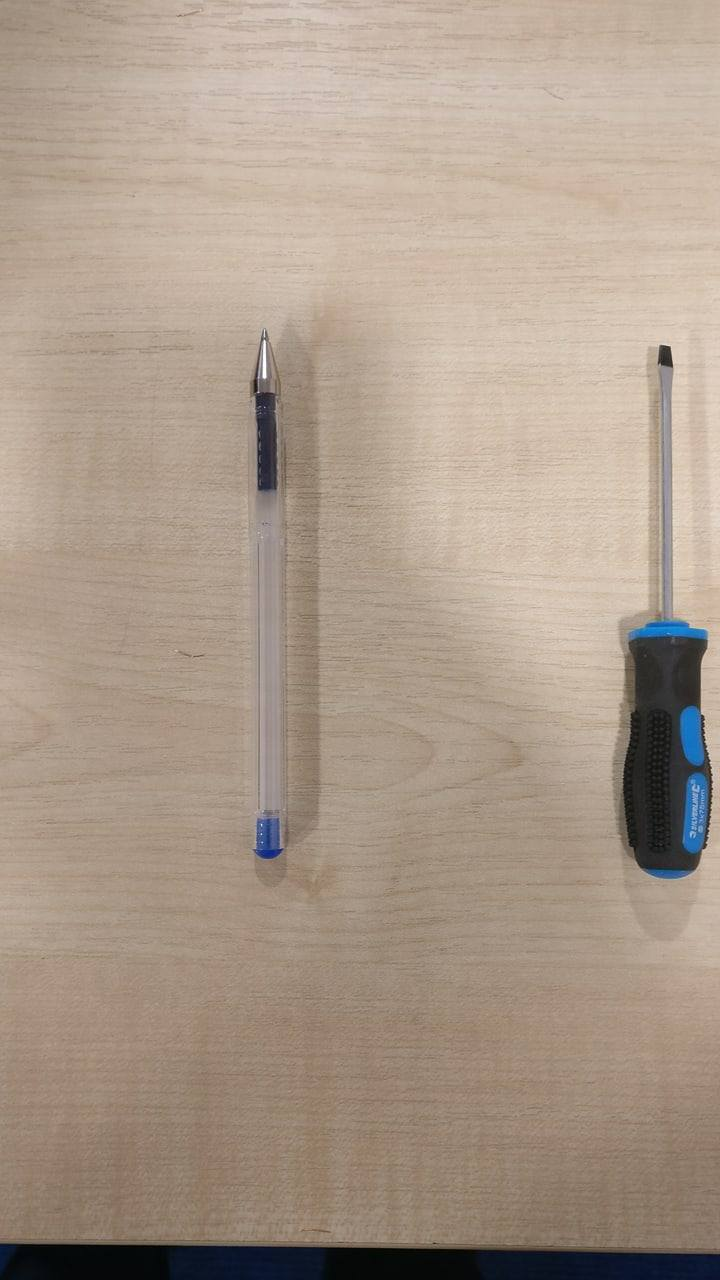
#> input picture Image_Left_1.jpg, 720 x 1280 px
$ python main.py
#> lines starting #> are read from the running program, lines starting #| are printed output that depends on the picture
### ImageStitching.py
import numpy as np
import cv2
sift = cv2.xfeatures2d.SIFT_create() # Calling the SIFT algorithm

#IMAGES ALREADY NEED TO A COMBINED FORM OF THE TWO IMAGES
class Stitcher:
#    def __init__(self):
#        self.isv3 = imutils.is_cv3()
          #Checks which CV version being used as large differencesthe different versions

        # unpack the images, then detect keypoints and extract
	 # local invariant descriptors from them
      #images is list of (two) images that we are going to stitch together to form the panorama
      #reprojThresh  which is the maximum pixel “wiggle room” allowed by the RANSAC algorithm like deadband
    def stitch(self,images,ratio=0.75,reprojThresh=10,showMatches=False):
        (image_left,image_right)=images
        (X_left,Y_left)=self.detectAndDescribe(image_left)
        (X_right,Y_right)=self.detectAndDescribe(image_right)
        #The ordering to the images  list is important: we expect images to be supplied in left-to-right order.
        #Match features of the two images
        #OR GEBERATE A CRITICAL VALUE FOR M TO FIND THE BEST IMAGE QUALITY
        for i in range(10):
            M=self.matchKeypoints(X_left,X_right,Y_left,Y_right)
        if M is None:
            print("Not Enough matching points found")
       # MATCHES gives a list of keypoint not necessarily matched
       # STATUS a list of indexes to indicate which keypoints in matches  were successfully spatially verified using RANSAC.
        (matches, H, status) = M
    # Shape out of the output image is the sum of the lengths of both images and then using the height of the second image
        result = cv2.warpPerspective(image_left, H,(image_left.shape[1] + image_right.shape[1], image_left.shape[0]))
    # HERE image_left variable defines the right image
        result[0:image_right.shape[0], 0:image_right.shape[1]] = image_right

# check to see if the keypoint matches should be visualiz
        if showMatches:
            vis = self.drawMatches(image_left, image_right, X_left, X_right, matches,status)
            return (result,vis)
        return result #This is waht the function returns

#     Method accepts an image, then detects keypoints and extracts local invariant descriptors
    def detectAndDescribe(self, image):
        # detect and extract features from the image
        descriptor = cv2.xfeatures2d.SIFT_create()
        (kps, features) = descriptor.detectAndCompute(image, None)
        # convert the keypoints from KeyPoint objects to NumPy  arrays
        kps = np.float32([kp.pt for kp in kps])
        return (kps, features)

    def matchKeypoints(self,X_left,X_right,Y_left,Y_right,ratio=0.75,reprojThresh=10):
        # compute the raw matches and initialize the list of actual# matches
        matcher = cv2.DescriptorMatcher_create("BruteForce")
        #performs k-NN matching between the two feature vector sets using k=2
        #(indicating the top two matches for each feature vector are returned)
        #The reason we want the top two matches rather than just the top one match is because
        #we need to apply David Lowe’s ratio test for false-positive match pruning
        rawMatches = matcher.knnMatch(Y_left, Y_right, 2)
        matches=[]
    #loop over the matches
        for m in rawMatches:
        # ensure the distance is within a certain ratio of each# other
        #Lowe’s ratio test, which is used to determine high-quality feature matches.
        #Typical values for Lowe’s ratio are normally in the range [0.7, 0.8].
            if len(m) == 2 and m[0].distance < m[1].distance * ratio:
                matches.append((m[0].trainIdx, m[0].queryIdx))

    # Computing a homography between two sets of points requires at a bare minimum
    # an initial set of four matches. For a more reliable homography estimation,
    # we should have substantially more than just four matched points
        if len(matches)>4:
        # construct the two sets of points
            ptsA = np.float32([X_left[i] for (_, i) in matches])
            ptsB = np.float32([X_right[i] for (i, _) in matches])

        # compute the homography between the two sets of points
            (H, status) = cv2.findHomography(ptsA, ptsB, cv2.RANSAC,reprojThresh)
        # return the matches along with the homograpy matrix and status of each matched point
            return (matches, H, status)
    #Used to visualize keypoint correspondences between two images:
    def drawMatches(self, image_left, image_right, X_left, X_right, matches, status):
        # initialize the output visualization image
        (hA, wA) = image_left.shape[:2]
        (hB, wB) = image_right.shape[:2]
        vis = np.zeros((max(hA, hB), wA + wB, 3), dtype="uint8")
        vis[0:hA, 0:wA] = image_left
        vis[0:hB, wA:] = image_right

        # loop over the matches
        for ((trainIdx, queryIdx), s) in zip(matches, status):
            if s == 1:
                ptA = (int(X_left[queryIdx][0]), int(X_left[queryIdx][1]))
                ptB = (int(X_right[trainIdx][0]) + wA, int(X_right[trainIdx][1]))
                cv2.line(vis, ptA, ptB, (0, 255, 0), 1)
        return vis

### main.py
from ImageStitching import Stitcher
import cv2
import pylab as plt

imageA = cv2.imread("Image_Left_1.jpg")
#> imageA is the input picture: shape (1280, 720, 3); mean B, G, R 138.9, 153.9, 170.6
imageB = cv2.imread("Image_Right_1.jpg")
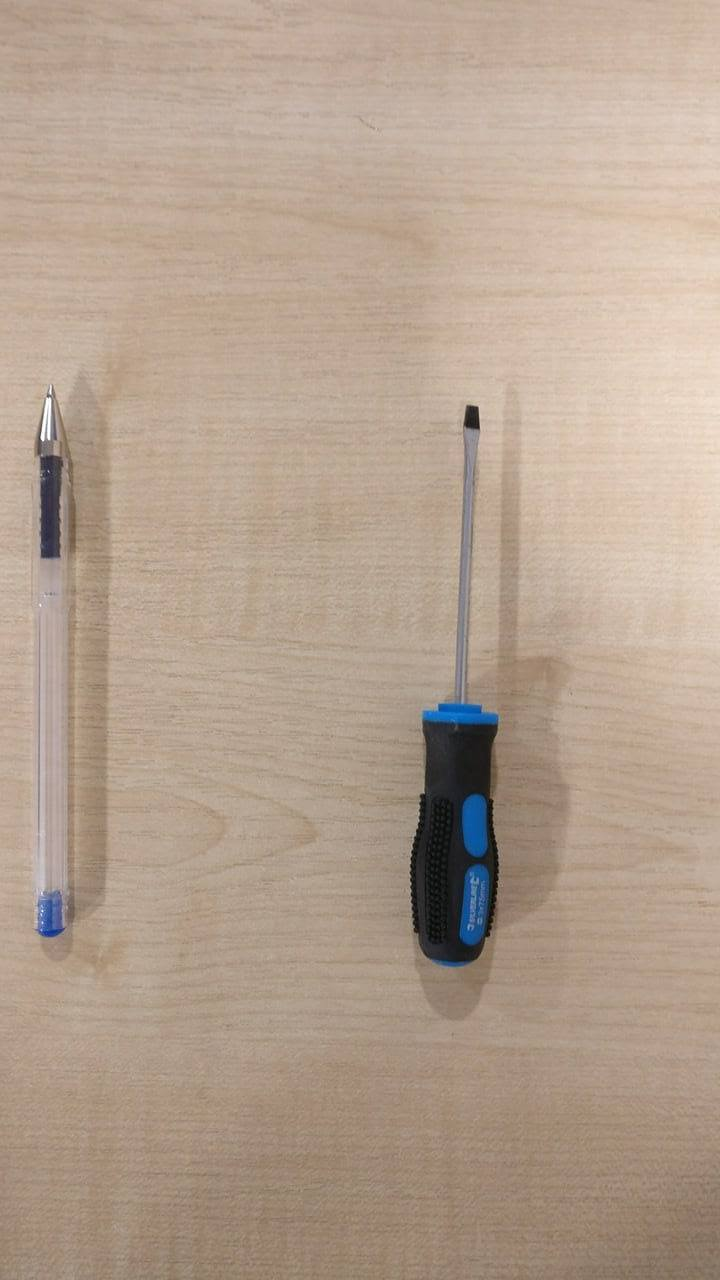
#> input picture Image_Right_1.jpg, 720 x 1280 px
#> imageB is the input picture: shape (1280, 720, 3); mean B, G, R 143.5, 160.3, 179.9

#-----Image Dimensions-------#
width=400
height=800
dsizeImageA = (width, height)
dsizeImageB = (width, height)
#---------------------------#

# Resize image
imageA = cv2.resize(imageA, dsizeImageA)
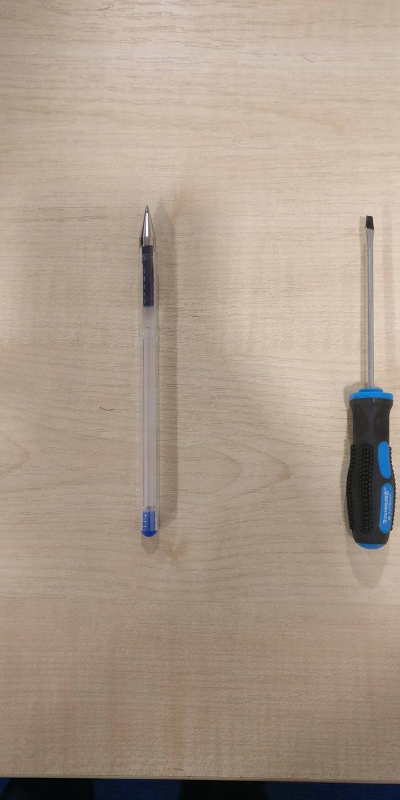
#> imageA: shape (800, 400, 3); mean B, G, R 138.8, 153.8, 170.5
imageB = cv2.resize(imageB, dsizeImageB)
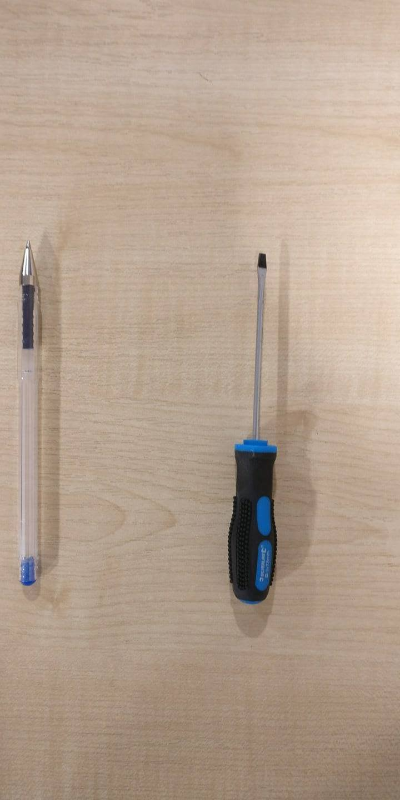
#> imageB: shape (800, 400, 3); mean B, G, R 143.4, 160.2, 179.8

# Stitch the images together to create a panorama
stitcher = Stitcher()
(result, vis) = stitcher.stitch([imageA, imageB], showMatches=True)
#> in detectAndDescribe, `(kps, features) = descriptor.detectAndCompute(image, None)`: kps = 83 keypoints; strongest (x, y, size): (369, 223, 7.1), (366, 412, 28.7), (365, 526, 26.8), (372, 228, 2.2)
#> in detectAndDescribe, `kps = np.float32([kp.pt for kp in kps])`: kps = 83 pairs, first value 136.5 to 396.3, second value 210.7 to 777.8
#> in stitch, `(X_left,Y_left)=self.detectAndDescribe(image_left)`:
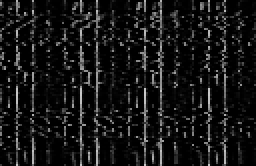
#> Y_left: shape (83, 128) float32 (shown 2 times larger); min 0, max 202, mean 21.1
#> in stitch, `(X_left,Y_left)=self.detectAndDescribe(image_left)`: X_left has the same summary as kps in detectAndDescribe
#> in detectAndDescribe (call 2), `(kps, features) = descriptor.detectAndCompute(image, None)`: kps = 134 keypoints; strongest (x, y, size): (262, 262, 7.5), (256, 471, 34.6), (251, 555, 48.8), (27, 343, 7.9)
#> in stitch, `(X_right,Y_right)=self.detectAndDescribe(image_right)`:
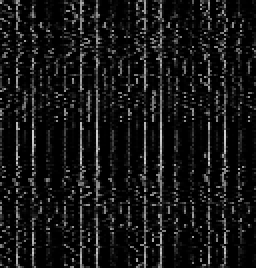
#> Y_right: shape (134, 128) float32 (shown 2 times larger); min 0, max 209, mean 21.6
#> in stitch, `(X_right,Y_right)=self.detectAndDescribe(image_right)`: X_right = 134 pairs, first value 17.37 to 317.9, second value 247.5 to 596.3
#> in stitch, `(matches, H, status) = M`: matches = [(0, 1), (0, 3), (4, 4), (20, 6), (21, 13), (43, 17), (42, 20), (102, 41), (110, 61), (103, 63), (109, 65), (113, 68), (118, 72)]; H = [[0.977, -0.0296, -109.9], [-0.0614, 1.05, 33.7], [-0.000246, 0.000102, 1]]; status = [1, 1, 1, 1, 0, 0, 0, 1, 1, 1, 1, 1, 1]
#> in stitch, `result[0:image_right.shape[0], 0:image_right.shape[1]] = image_right`:
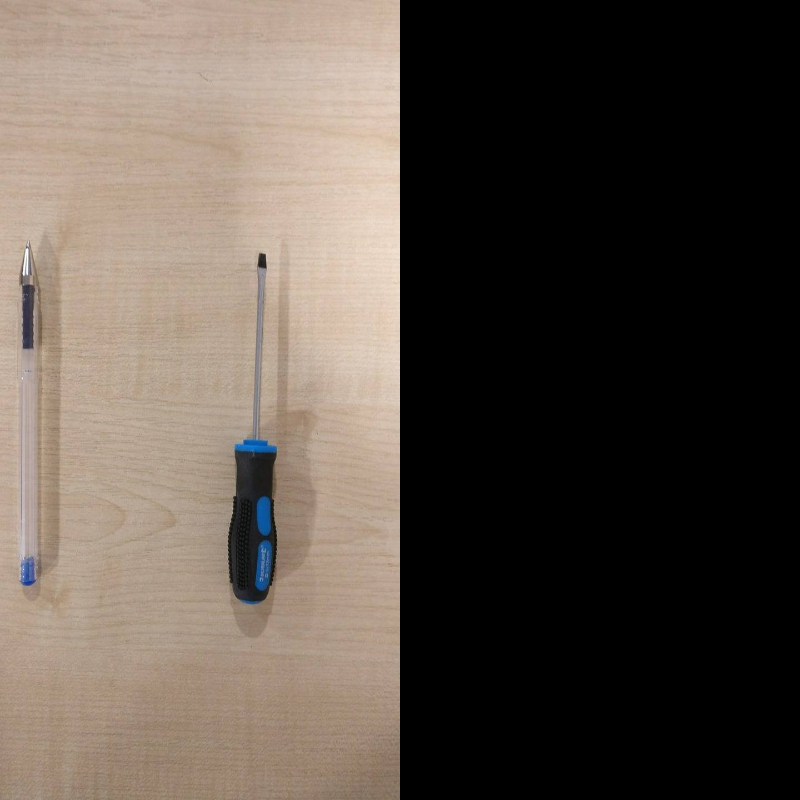
#> result: shape (800, 800, 3); mean B, G, R 71.7, 80.1, 89.9
#> the loop in drawMatches, `for ((trainIdx, queryIdx), s) in zip(matches, status):` made 13 passes
#> (trainIdx, queryIdx, s, ptA, ptB) on passes 1, 2, 3, 4, 8, 9, 10, 11, 12, 13: (0, 1, [1], (136, 241), (417, 276)), (0, 3, [1], (138, 235), (417, 276)), (4, 4, [1], (139, 229), (419, 267)), (20, 6, [1], (146, 250), (427, 290)), (102, 41, [1], (369, 222), (661, 261)), (110, 61, [1], (384, 473), (663, 528)), (103, 63, [1], (385, 508), (662, 566)), (109, 65, [1], (385, 493), (663, 550)), (113, 68, [1], (389, 517), (666, 575)), (118, 72, [1], (390, 480), (671, 537))
#> (trainIdx, queryIdx, s) on passes 5 to 7: (21, 13, [0]), (43, 17, [0]), (42, 20, [0])
#> after the loop in drawMatches, `for ((trainIdx, queryIdx), s) in zip(matches, status):`:
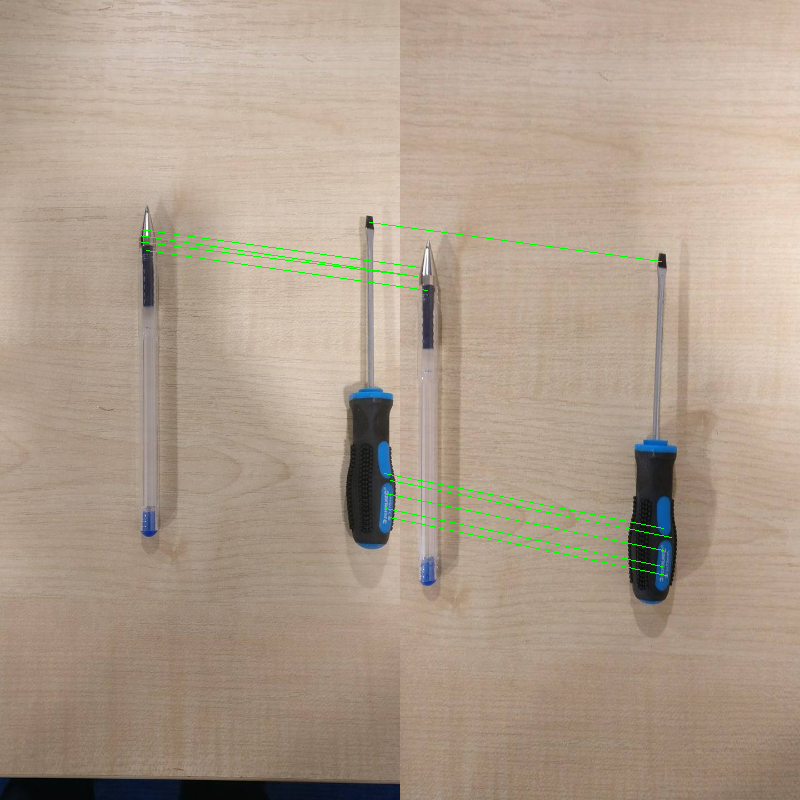
#> vis: shape (800, 800, 3); mean B, G, R 140.5, 157.4, 174.4

# Save images
cv2.imwrite("Processed Image.png",result)
cv2.imwrite("Keypoint Matches.png",vis)

#---- Shows the stiched image on a graph for measuring distances--------#
plt.grid(True)
plt.imshow(result)
plt.show()
#---------------------------#
cv2.waitKey(0)
